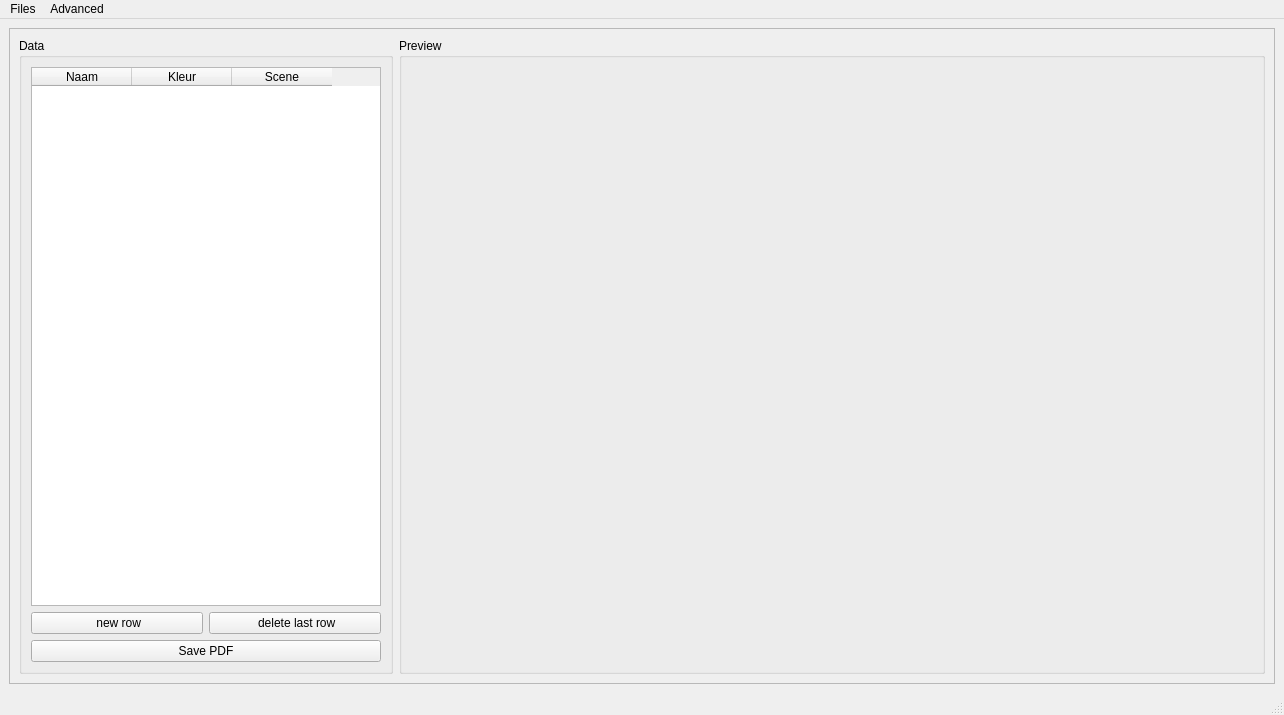
<?xml version="1.0" encoding="UTF-8"?>
<ui version="4.0">
 <class>MainWindow</class>
 <widget class="QMainWindow" name="MainWindow">
  <property name="geometry">
   <rect>
    <x>0</x>
    <y>0</y>
    <width>1276</width>
    <height>712</height>
   </rect>
  </property>
  <property name="windowTitle">
   <string>MainWindow</string>
  </property>
  <widget class="QWidget" name="centralwidget">
   <layout class="QHBoxLayout" name="horizontalLayout_3">
    <item>
     <widget class="QFrame" name="frame">
      <property name="frameShape">
       <enum>QFrame::StyledPanel</enum>
      </property>
      <property name="frameShadow">
       <enum>QFrame::Raised</enum>
      </property>
      <layout class="QHBoxLayout" name="horizontalLayout">
       <item>
        <widget class="QGroupBox" name="groupBox">
         <property name="sizePolicy">
          <sizepolicy hsizetype="Minimum" vsizetype="Preferred">
           <horstretch>0</horstretch>
           <verstretch>0</verstretch>
          </sizepolicy>
         </property>
         <property name="title">
          <string>Data</string>
         </property>
         <layout class="QVBoxLayout" name="verticalLayout_3">
          <item>
           <widget class="QTableWidget" name="tableWidget">
            <property name="sizePolicy">
             <sizepolicy hsizetype="Minimum" vsizetype="Expanding">
              <horstretch>0</horstretch>
              <verstretch>0</verstretch>
             </sizepolicy>
            </property>
            <property name="minimumSize">
             <size>
              <width>350</width>
              <height>0</height>
             </size>
            </property>
            <column>
             <property name="text">
              <string>Naam</string>
             </property>
            </column>
            <column>
             <property name="text">
              <string>Kleur</string>
             </property>
            </column>
            <column>
             <property name="text">
              <string>Scene</string>
             </property>
            </column>
           </widget>
          </item>
          <item>
           <layout class="QHBoxLayout" name="horizontalLayout_2">
            <item>
             <widget class="QPushButton" name="addRowButton">
              <property name="minimumSize">
               <size>
                <width>0</width>
                <height>0</height>
               </size>
              </property>
              <property name="text">
               <string> new row</string>
              </property>
              <property name="icon">
               <iconset>
                <normaloff>icons/plus-circle.svg</normaloff>icons/plus-circle.svg</iconset>
              </property>
             </widget>
            </item>
            <item>
             <widget class="QPushButton" name="removeRowButton">
              <property name="minimumSize">
               <size>
                <width>0</width>
                <height>0</height>
               </size>
              </property>
              <property name="text">
               <string> delete last row</string>
              </property>
              <property name="icon">
               <iconset>
                <normaloff>icons/dash-circle.svg</normaloff>icons/dash-circle.svg</iconset>
              </property>
             </widget>
            </item>
           </layout>
          </item>
          <item>
           <widget class="QPushButton" name="savePDFbutton">
            <property name="text">
             <string>Save PDF</string>
            </property>
           </widget>
          </item>
         </layout>
        </widget>
       </item>
       <item>
        <widget class="QGroupBox" name="groupBox_2">
         <property name="title">
          <string>Preview</string>
         </property>
         <layout class="QVBoxLayout" name="verticalLayout">
          <item>
           <widget class="QLabel" name="previewWidget">
            <property name="sizePolicy">
             <sizepolicy hsizetype="Fixed" vsizetype="Fixed">
              <horstretch>0</horstretch>
              <verstretch>0</verstretch>
             </sizepolicy>
            </property>
            <property name="minimumSize">
             <size>
              <width>842</width>
              <height>595</height>
             </size>
            </property>
            <property name="text">
             <string/>
            </property>
           </widget>
          </item>
         </layout>
        </widget>
       </item>
      </layout>
     </widget>
    </item>
   </layout>
  </widget>
  <widget class="QMenuBar" name="menubar">
   <property name="geometry">
    <rect>
     <x>0</x>
     <y>0</y>
     <width>1276</width>
     <height>22</height>
    </rect>
   </property>
   <widget class="QMenu" name="menuOpslaan">
    <property name="title">
     <string>Files</string>
    </property>
    <addaction name="actionOntwerp_oplsaan"/>
    <addaction name="actionOpenen"/>
    <addaction name="actionKopie_opslaan_als"/>
    <addaction name="actionKopie_opslaan_als_2"/>
   </widget>
   <widget class="QMenu" name="menuAdvanced">
    <property name="title">
     <string>Advanced</string>
    </property>
    <addaction name="actionSettings"/>
    <addaction name="actionBackground"/>
    <addaction name="actionSide"/>
   </widget>
   <addaction name="menuOpslaan"/>
   <addaction name="menuAdvanced"/>
  </widget>
  <widget class="QStatusBar" name="statusbar"/>
  <action name="actionOntwerp_oplsaan">
   <property name="icon">
    <iconset>
     <normaloff>icons/file-earmark-plus.svg</normaloff>icons/file-earmark-plus.svg</iconset>
   </property>
   <property name="text">
    <string>Nieuw</string>
   </property>
  </action>
  <action name="actionKopie_opslaan_als">
   <property name="icon">
    <iconset>
     <normaloff>icons/floppy.svg</normaloff>icons/floppy.svg</iconset>
   </property>
   <property name="text">
    <string>Opslaan</string>
   </property>
  </action>
  <action name="actionKopie_opslaan_als_2">
   <property name="text">
    <string>Kopie opslaan als ...</string>
   </property>
  </action>
  <action name="actionPdf_exporteren">
   <property name="text">
    <string>PDF exporteren als ...</string>
   </property>
  </action>
  <action name="actionOpenen">
   <property name="icon">
    <iconset>
     <normaloff>icons/folder2-open.svg</normaloff>icons/folder2-open.svg</iconset>
   </property>
   <property name="text">
    <string>Openen</string>
   </property>
  </action>
  <action name="actionSettings">
   <property name="text">
    <string>Settings</string>
   </property>
  </action>
  <action name="actionBackground">
   <property name="text">
    <string>Upload background</string>
   </property>
  </action>
  <action name="actionSide">
   <property name="text">
    <string>Upload side pictures</string>
   </property>
  </action>
 </widget>
 <resources/>
 <connections/>
</ui>
